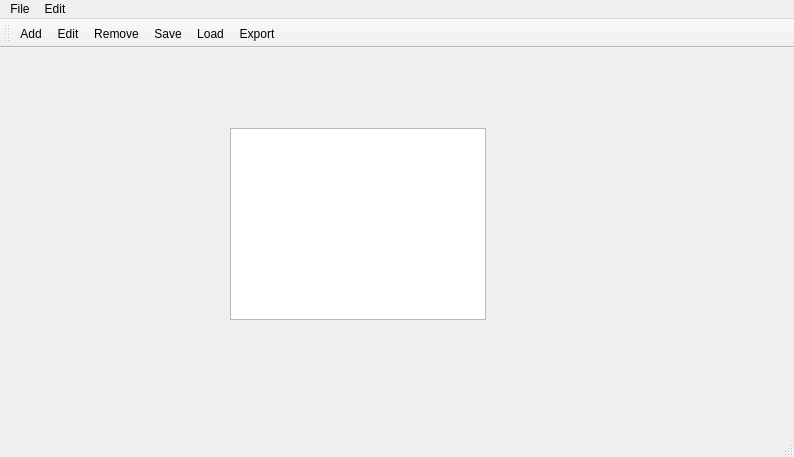
<?xml version="1.0" encoding="UTF-8"?>
<ui version="4.0">
 <class>MainWindow</class>
 <widget class="QMainWindow" name="MainWindow">
  <property name="geometry">
   <rect>
    <x>0</x>
    <y>0</y>
    <width>794</width>
    <height>457</height>
   </rect>
  </property>
  <property name="windowTitle">
   <string>MainWindow</string>
  </property>
  <widget class="QWidget" name="centralWidget">
   <widget class="QListWidget" name="listWidget">
    <property name="geometry">
     <rect>
      <x>230</x>
      <y>80</y>
      <width>256</width>
      <height>192</height>
     </rect>
    </property>
   </widget>
  </widget>
  <widget class="QMenuBar" name="menuBar">
   <property name="geometry">
    <rect>
     <x>0</x>
     <y>0</y>
     <width>794</width>
     <height>20</height>
    </rect>
   </property>
   <widget class="QMenu" name="menuFile">
    <property name="title">
     <string>File</string>
    </property>
    <addaction name="actionLoad"/>
    <addaction name="actionSave"/>
    <addaction name="actionExport"/>
   </widget>
   <widget class="QMenu" name="menuEdit">
    <property name="title">
     <string>Edit</string>
    </property>
    <addaction name="actionAdd"/>
    <addaction name="actionEdit"/>
    <addaction name="actionRemove"/>
   </widget>
   <addaction name="menuFile"/>
   <addaction name="menuEdit"/>
  </widget>
  <widget class="QToolBar" name="mainToolBar">
   <attribute name="toolBarArea">
    <enum>TopToolBarArea</enum>
   </attribute>
   <attribute name="toolBarBreak">
    <bool>false</bool>
   </attribute>
   <addaction name="actionAdd"/>
   <addaction name="actionEdit"/>
   <addaction name="actionRemove"/>
   <addaction name="actionSave"/>
   <addaction name="actionLoad"/>
   <addaction name="actionExport"/>
  </widget>
  <widget class="QStatusBar" name="statusBar"/>
  <action name="actionSave">
   <property name="text">
    <string>Save</string>
   </property>
  </action>
  <action name="actionLoad">
   <property name="text">
    <string>Load</string>
   </property>
  </action>
  <action name="actionExport">
   <property name="text">
    <string>Export</string>
   </property>
  </action>
  <action name="actionAdd">
   <property name="text">
    <string>Add</string>
   </property>
  </action>
  <action name="actionEdit">
   <property name="text">
    <string>Edit</string>
   </property>
  </action>
  <action name="actionRemove">
   <property name="text">
    <string>Remove</string>
   </property>
  </action>
 </widget>
 <layoutdefault spacing="6" margin="11"/>
 <tabstops>
  <tabstop>listWidget</tabstop>
 </tabstops>
 <resources/>
 <connections/>
</ui>
